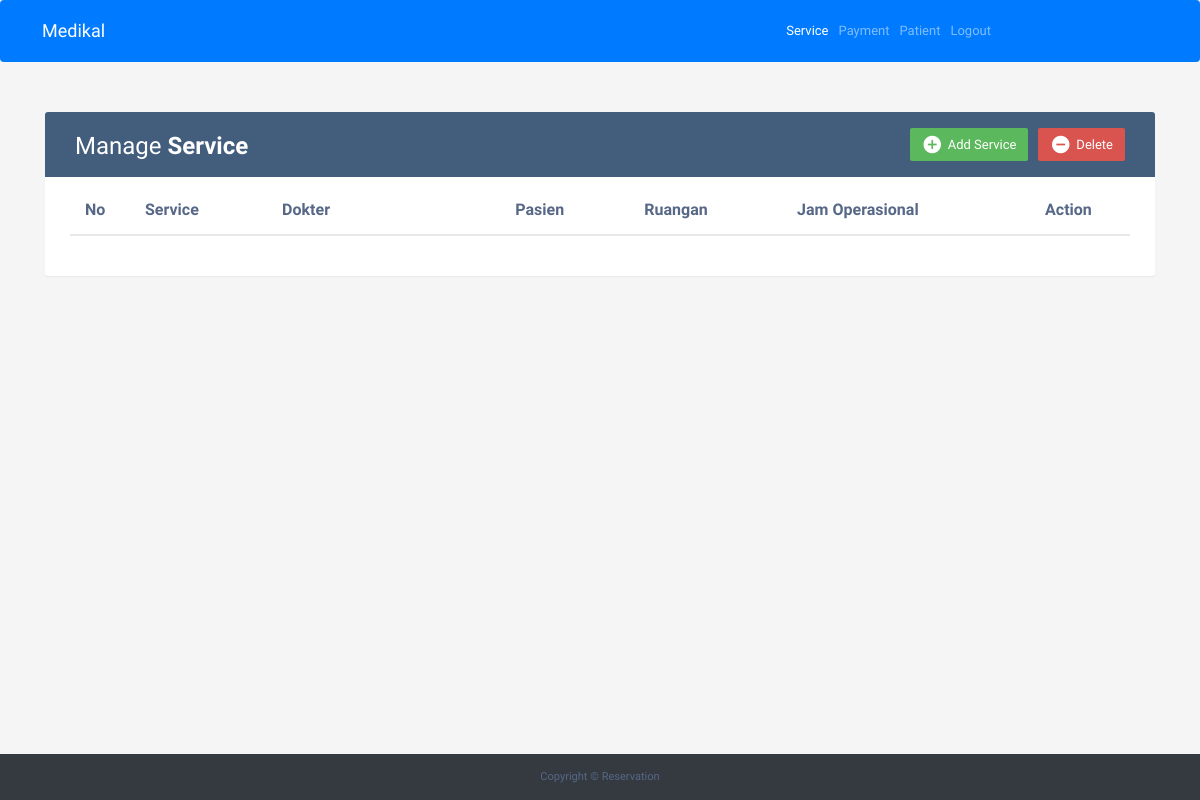
The page /index.php/home/viewAdmin on the database as committed earlier.
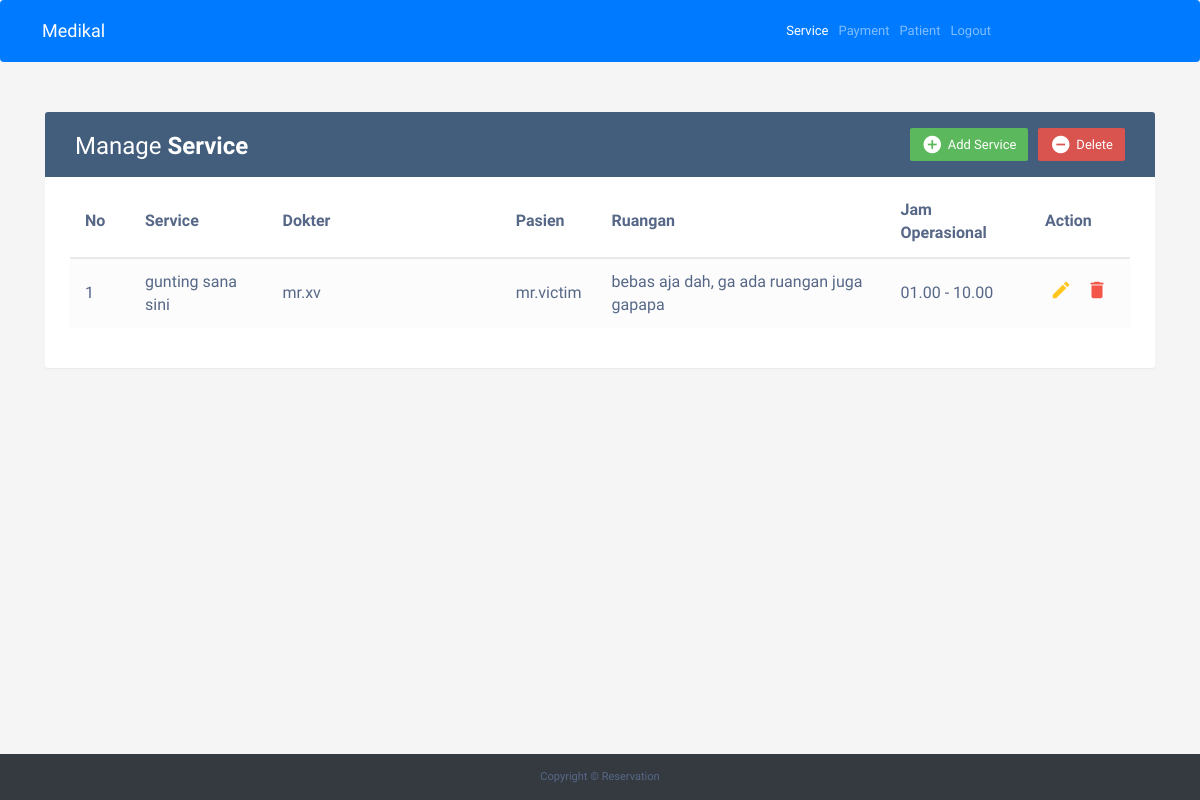
The same page on the database as committed later.
### tables this page shows
CREATE TABLE `service` (
  `id_service` int(11) NOT NULL,
  `nama_service` varchar(50) NOT NULL,
  `nama_dokter` varchar(50) NOT NULL,
  `nama_pasien` varchar(50) NOT NULL,
  `ruangan` varchar(50) NOT NULL,
  `jam_operasional` varchar(50) NOT NULL
);

### application/controllers/Home.php (called while the page is built, shortened)
<?php
class Home extends CI_Controller{
	public function __construct(){
		$this->load->model('User_model');
		$this->load->model('Admin_model');
		$this->load->helper('url');
	}
	public function viewAdmin(){
		$data['service'] = $this->Admin_model->tampil_data_service()->result();
		$this->load->view('templates/header_admin');
		$this->load->view('home/dashboard_admin',$data);
		$this->load->view('templates/footer_admin');
	}
}
?>

### index.php (called while the page is built, shortened)
<?php
require_once BASEPATH.'core/CodeIgniter.php';

### application/models/Admin_model.php (called while the page is built, shortened)
<?php
class Admin_model extends CI_model{
	public function tampil_data_service(){
		return $this->db->get('service');
	}
}
?>

### application/views/home/dashboard_admin.php (the view, shortened to what this page needs)
<!DOCTYPE html>
<html lang="en">
	<head>
		<link rel="stylesheet" href="https://maxcdn.bootstrapcdn.com/bootstrap/4.0.0/css/bootstrap.min.css">
		<link rel="stylesheet" href="https://maxcdn.bootstrapcdn.com/font-awesome/4.7.0/css/font-awesome.min.css">
		<link rel="stylesheet" href="https://maxcdn.bootstrapcdn.com/bootstrap/3.3.7/css/bootstrap.min.css">
	</head>
	<body>
		<div class="container">
			<div class="table-wrapper">
				<div class="table-title">
					<div class="row">
						<div class="col-sm-6">
							<h2>Manage <b>Service</b></h2>
						</div>
						<div class="col-sm-6">
							<a href="#deleteEmployeeModalWhole" class="btn btn-danger" data-toggle="modal"><i class="material-icons">&#xE15C;</i> <span>Delete</span></a>
							<a href="#addEmployeeModal" class="btn btn-success" data-toggle="modal"><i class="material-icons">&#xE147;</i> <span>Add Service</span></a>
						</div>
					</div>
				</div>
				<table class="table table-striped table-hover">
				<thead>
						<tr>
							<th>No</th>
							<th>Service</th>
							<th style="width: 22%;">Dokter</th>
							<th>Pasien</th>
							<th>Ruangan</th>
							<th>Jam Operasional</th>
							<th>Action</th>
						</tr>
					</thead>
					<?php
						$no = 1;
						foreach($service as $u){
					?>
					<tbody>
						<tr>
							<td> <?php echo $no++ ?> </td>
							<td> <?php echo $u->nama_service ?> </td>
							<td> <?php echo $u->nama_dokter ?> </td>
							<td> <?php echo $u->nama_pasien ?> </td>
							<td> <?php echo $u->ruangan ?> </td>
                            <td> <?php echo $u->jam_operasional ?> </td>
							<td>
								<a href="#editEmployeeModal<?php echo $u->id_service;?>" class="edit" data-toggle="modal"><i class="material-icons" data-toggle="tooltip" title="Edit">&#xE254;</i></a>
								<a href="#deleteEmployeeModal<?php echo $u->id_service;?>" class="delete" data-toggle="modal"><i class="material-icons" data-toggle="tooltip" title="Delete">&#xE872;</i></a>
							</td>
						</tr>
					</tbody>
					<?php } ?>
				</table>
			</div>
		</div>
	</body>
</html>

### application/views/templates/header_admin.php (shortened to what this page needs)
<nav class="navbar navbar-expand-lg navbar-dark bg-primary">
  <div class="position">
    <a class="navbar-brand" href="#">Medikal</a>
  </div>
  <div class="collapse navbar-collapse" id="navbarNavAltMarkup">
    <div class="navbar-nav">
        <a class="nav-item nav-link active ml-auto" href="<?php echo base_url('Home/viewAdmin')?>">Service<span class="sr-only">(current)</span></a>
        <a class="nav-item nav-link" href="<?php echo base_url('Home/viewAdminPembayaran')?>">Payment</a>
        <a class="nav-item nav-link" href="<?php echo base_url('Home/viewAdminCustomer')?>">Patient</a>
        <a class="nav-item nav-link" href="<?php echo base_url('Home/logout'); ?>">Logout</a>
    </div>
  </div>
</nav>

### application/views/templates/footer_admin.php
<footer id="sticky-footer" class="py-4 bg-dark text-white-100">
    <div class="container text-center">
      <small>Copyright &copy; Reservation</small>
    </div>
</footer>

### application/views/home/dashboard_admin.php (style rules this page uses)
body { color: #566787; background: #f5f5f5; font-family: 'Varela Round', sans-serif; font-size: 13px; }
.table-wrapper { background: #fff; padding: 20px 25px; margin: 30px 0; border-radius: 3px; box-shadow: 0 1px 1px rgba(0,0,0,.05); }
.position { margin-left:16px; margin-right:54%; }
#sticky-footer { flex-shrink: none; position: fixed; left: 0; right: 0; bottom: 0; }
.table-title { padding-bottom: 15px; background: #435d7d; color: #fff; padding: 16px 30px; margin: -20px -25px 10px; border-radius: 3px 3px 0 0; }
.table-title h2 { margin: 5px 0 0; font-size: 24px; }
.table-title .btn { color: #fff; float: right; font-size: 13px; border: none; min-width: 50px; border-radius: 2px; border: none; outline: none !important; margin-left: 10px; }
.table-title .btn i { float: left; font-size: 21px; margin-right: 5px; }
.table-title .btn span { float: left; margin-top: 2px; }
table.table tr th, table.table tr td { border-color: #e9e9e9; padding: 12px 15px; vertical-align: middle; }
table.table tr th:first-child { width: 60px; }
table.table tr th:last-child { width: 100px; }
table.table-striped tbody tr:nth-of-type(odd) { background-color: #fcfcfc; }
table.table td:last-child i { opacity: 0.9; font-size: 22px; margin: 0 5px; }
table.table td a { font-weight: bold; color: #566787; display: inline-block; text-decoration: none; outline: none !important; }
table.table td a.edit { color: #FFC107; }
table.table td a.delete { color: #F44336; }
table.table td i { font-size: 19px; }

Rows that differ between the two databases and show on the page:
added service: nama_service "gunting sana sini", nama_dokter "mr.xv", nama_pasien "mr.victim", ruangan "bebas aja dah, ga ada ruangan juga gapapa", jam_operasional "01.00 - 10.00"
